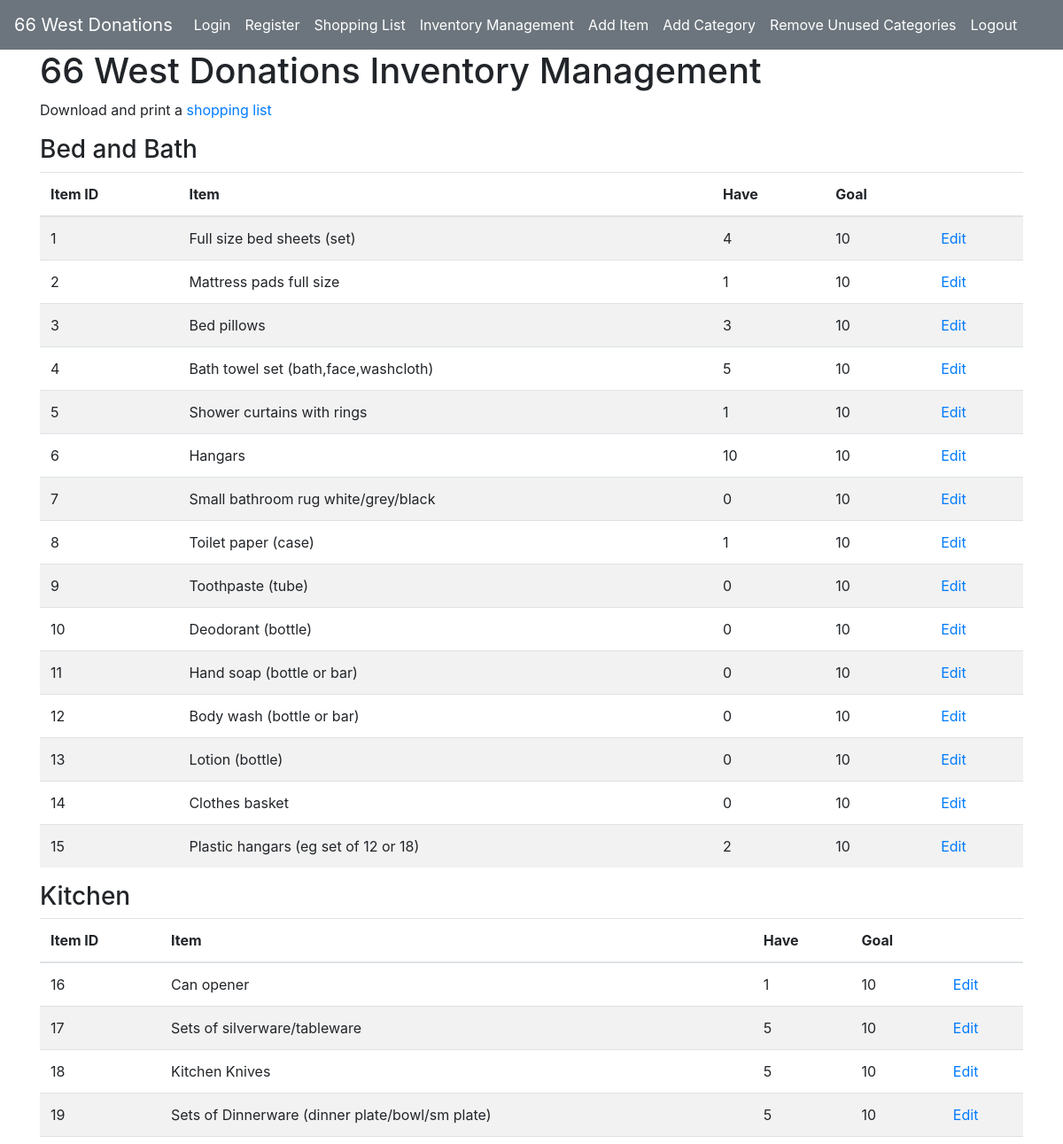
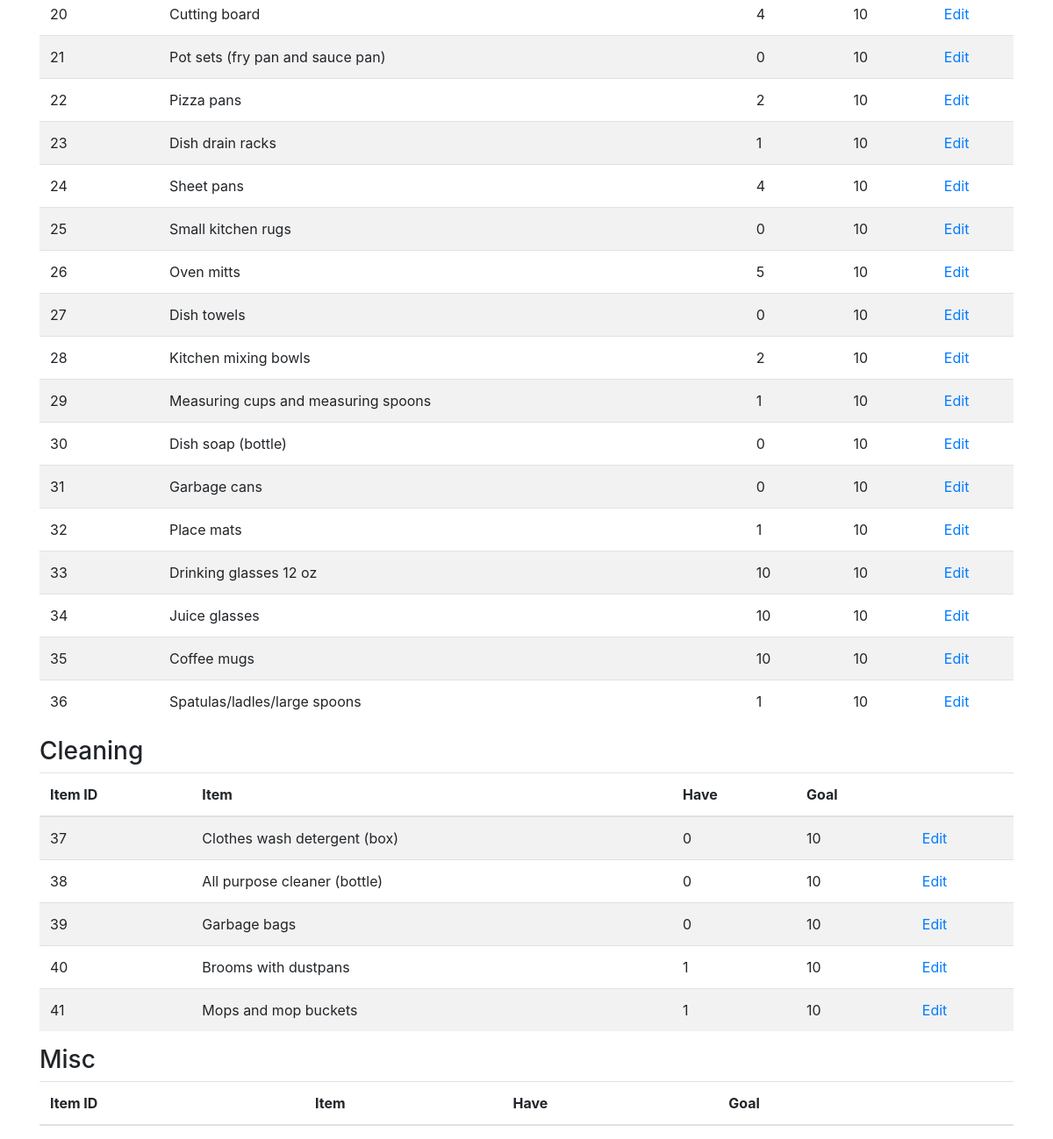
Page /admin (signed in) on the committed database (2 pictures, top to bottom).
### tables this page shows
CREATE TABLE facilityDBCategories (
    id INTEGER PRIMARY KEY,
    category TEXT
);

CREATE TABLE facilityDBInventory (
    id INTEGER PRIMARY KEY,
    category TEXT,
    item TEXT,
    goal INTEGER,
    have INTEGER
);

### app.py (the view)
@app.route('/admin')
def admin():
    conn = get_db_connection()
    facilityDBInventory = conn.execute('SELECT * FROM facilityDBInventory').fetchall()
    facilityDBCategory = conn.execute('SELECT * FROM facilityDBCategories').fetchall()
    conn.close()
    return render_template('admin.html', facilityDBInventory=facilityDBInventory,facilityDBCategory=facilityDBCategory)

### app.py (called while the page is built)
def get_db_connection():
    conn = sqlite3.connect('/home/dgrCrenshaw/donationsAppFlask/facilityDB.db')
    conn.row_factory = sqlite3.Row
    return conn

### templates/admin.html
{% extends 'base.html' %}
{% block content %}
    <h1>{% block title %} 66 West Donations Inventory Management {% endblock %}</h1>
    {% if not session['logged_in'] %}
        <p>You must be logged in to access this function.<br>
        <p>Please <a href="{{ url_for('login')}}">login</a></p>
    {% else %}
        <p>Download and print a <a href="{{ url_for('pdf_inventory')}}" target="_blank">shopping list</a></p>
    {% for categoryEntry in facilityDBCategory %}
        <h3>{{ categoryEntry['category'] }}</h3>
    <table class="table table-striped">
        <thead>
            <tr>
                <th>Item ID</th>
                <th>Item</th>
                <th>Have</th>
                <th>Goal</th>
                <th>&nbsp;</th>
            </tr>
        </thead>
        <tbody>
            {% for itemEntry in facilityDBInventory %}
                <tr>
                    {% if itemEntry['category'] == categoryEntry['category'] : %}
                        <td>{{ itemEntry['id']}}</td>
                        <td>{{ itemEntry['item']}}</td>
                        <td>{{ itemEntry['have']}}</td>
                        <td>{{ itemEntry['goal']}}</td>
                        <td><a href="{{ url_for('edit', id=itemEntry['id']) }}">Edit</a></td>
                </tr>
                    {% endif %}
            {% endfor %}
        </tbody>
    </table>
    {% endfor %}
    {% endif %}
{% endblock %}

### rows in the picture
facilityDBCategories: category "Bed and Bath"
facilityDBInventory: id "1", item "Full size bed sheets (set)", have "4", goal "10"
facilityDBInventory: id "2", item "Mattress pads full size", have "1", goal "10"
facilityDBInventory: id "3", item "Bed pillows", have "3", goal "10"
facilityDBInventory: id "4", item "Bath towel set (bath,face,washcloth)", have "5", goal "10"
facilityDBInventory: id "5", item "Shower curtains with rings", have "1", goal "10"
facilityDBInventory: id "6", item "Hangars", have "10", goal "10"
facilityDBInventory: id "7", item "Small bathroom rug white/grey/black", have "0", goal "10"
facilityDBInventory: id "8", item "Toilet paper (case)", have "1", goal "10"
facilityDBInventory: id "9", item "Toothpaste (tube)", have "0", goal "10"
facilityDBInventory: id "10", item "Deodorant (bottle)", have "0", goal "10"
facilityDBInventory: id "11", item "Hand soap (bottle or bar)", have "0", goal "10"
facilityDBInventory: id "12", item "Body wash (bottle or bar)", have "0", goal "10"
facilityDBInventory: id "13", item "Lotion (bottle)", have "0", goal "10"
facilityDBInventory: id "14", item "Clothes basket", have "0", goal "10"
facilityDBInventory: id "15", item "Plastic hangars (eg set of 12 or 18)", have "2", goal "10"
facilityDBCategories: category "Kitchen"
facilityDBInventory: id "16", item "Can opener", have "1", goal "10"
facilityDBInventory: id "17", item "Sets of silverware/tableware", have "5", goal "10"
facilityDBInventory: id "18", item "Kitchen Knives", have "5", goal "10"
facilityDBInventory: id "19", item "Sets of Dinnerware (dinner plate/bowl/sm plate)", have "5", goal "10"
facilityDBInventory: id "20", item "Cutting board", have "4", goal "10"
facilityDBInventory: id "21", item "Pot sets (fry pan and sauce pan)", have "0", goal "10"
facilityDBInventory: id "22", item "Pizza pans", have "2", goal "10"
facilityDBInventory: id "23", item "Dish drain racks", have "1", goal "10"
facilityDBInventory: id "24", item "Sheet pans", have "4", goal "10"
facilityDBInventory: id "25", item "Small kitchen rugs", have "0", goal "10"
facilityDBInventory: id "26", item "Oven mitts", have "5", goal "10"
facilityDBInventory: id "27", item "Dish towels", have "0", goal "10"
facilityDBInventory: id "28", item "Kitchen mixing bowls", have "2", goal "10"
facilityDBInventory: id "29", item "Measuring cups and measuring spoons", have "1", goal "10"
facilityDBInventory: id "30", item "Dish soap (bottle)", have "0", goal "10"
facilityDBInventory: id "31", item "Garbage cans", have "0", goal "10"
facilityDBInventory: id "32", item "Place mats", have "1", goal "10"
facilityDBInventory: id "33", item "Drinking glasses 12 oz", have "10", goal "10"
facilityDBInventory: id "34", item "Juice glasses", have "10", goal "10"
facilityDBInventory: id "35", item "Coffee mugs", have "10", goal "10"
facilityDBInventory: id "36", item "Spatulas/ladles/large spoons", have "1", goal "10"
facilityDBCategories: category "Cleaning"
facilityDBInventory: id "37", item "Clothes wash detergent (box)", have "0", goal "10"
facilityDBInventory: id "38", item "All purpose cleaner (bottle)", have "0", goal "10"
facilityDBInventory: id "39", item "Garbage bags", have "0", goal "10"
facilityDBInventory: id "40", item "Brooms with dustpans", have "1", goal "10"
facilityDBInventory: id "41", item "Mops and mop buckets", have "1", goal "10"
facilityDBCategories: category "Misc"
